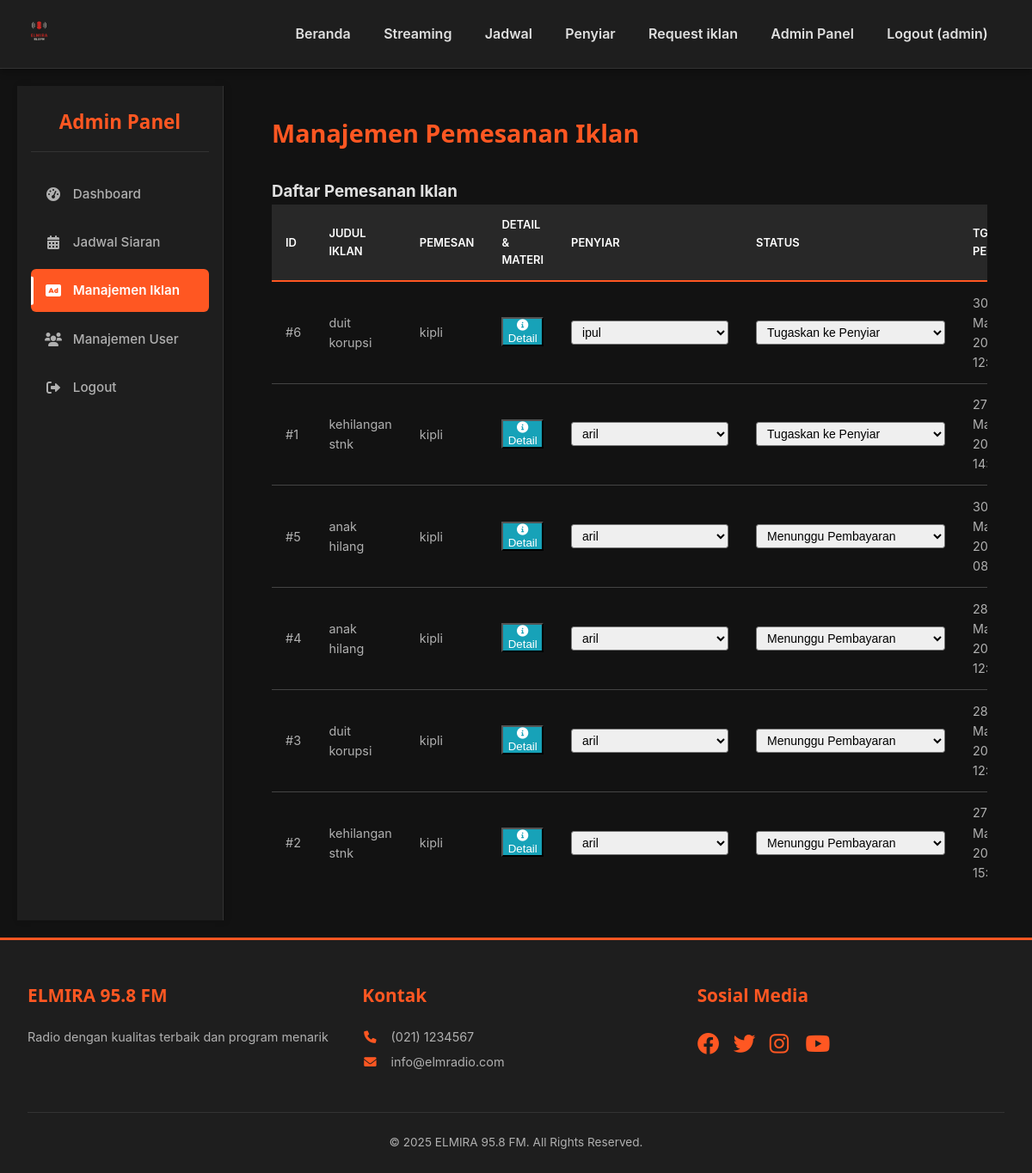
Screenshot of /admin/ads.php (signed in) with the database file from the repository.
### tables this page shows
CREATE TABLE `ad_bookings` (
  `id` int(11) NOT NULL,
  `user_id` int(11) NOT NULL,
  `assigned_penyiar_id` int(11) DEFAULT NULL,
  `ad_title` varchar(255) NOT NULL,
  `ad_content` text NOT NULL,
  `desired_schedule` text DEFAULT NULL,
  `ad_file_listener` varchar(255) DEFAULT NULL,
  `payment_proof_file` varchar(255) DEFAULT NULL,
  `user_payment_notes` text DEFAULT NULL,
  `status` varchar(50) NOT NULL DEFAULT 'pending_admin_confirmation',
  `admin_id` int(11) DEFAULT NULL,
  `broadcaster_id` int(11) DEFAULT NULL,
  `ad_file_broadcaster` varchar(255) DEFAULT NULL,
  `admin_notes` text DEFAULT NULL,
  `broadcaster_notes` text DEFAULT NULL,
  `user_rejection_reason` text DEFAULT NULL,
  `created_at` timestamp NOT NULL DEFAULT current_timestamp(),
  `updated_at` timestamp NOT NULL DEFAULT current_timestamp() ON UPDATE current_timestamp()
);

CREATE TABLE `users` (
  `id` int(11) NOT NULL,
  `username` varchar(50) NOT NULL,
  `password` varchar(255) NOT NULL,
  `email` varchar(100) NOT NULL,
  `role` enum('admin','penyiar','user','owner') NOT NULL,
  `profile_image_url` varchar(255) DEFAULT NULL,
  `created_at` timestamp NOT NULL DEFAULT current_timestamp()
);

### admin/ads.php (the view, shortened to what this page needs)
<?php
require_once '../includes/config.php';
$error_message = '';
$possible_statuses = [
    'pending_payment' => 'Menunggu Pembayaran',
    'pending_admin_confirmation' => 'Verifikasi Pembayaran & Konfirmasi Admin',
    'pending_broadcaster_creation' => 'Tugaskan ke Penyiar',
    'pending_user_confirmation' => 'Materi Siap (Menunggu Konfirmasi Pengguna)',
    'confirmed_by_admin' => 'Disetujui Admin (Siap Tayang)',
    'aired' => 'Sudah Tayang',
    'rejected_admin' => 'Ditolak Admin (Termasuk Pembayaran Tidak Valid)',
    'revision_needed_by_admin' => 'Minta Revisi ke Pengguna',
    'cancelled' => 'Dibatalkan'
];
try {
    $stmt_penyiar = $pdo->query("SELECT id, username FROM users WHERE role = 'penyiar' ORDER BY username ASC");
    $penyiar_list = $stmt_penyiar->fetchAll();
} catch (PDOException $e) {
    $penyiar_list = [];
    $error_message .= " Gagal memuat daftar penyiar: " . $e->getMessage();
    error_log("Admin Ad Bookings - Load Penyiar List Error: " . $e->getMessage());
}
try {
    $stmt_bookings = $pdo->query(
        "SELECT ab.*, u.username AS requester_name, p.username AS assigned_penyiar_name
         FROM ad_bookings ab
         JOIN users u ON ab.user_id = u.id
         LEFT JOIN users p ON ab.assigned_penyiar_id = p.id
         ORDER BY
            CASE ab.status
                WHEN 'pending_admin_confirmation' THEN 1
                WHEN 'pending_payment' THEN 2
                WHEN 'pending_broadcaster_creation' THEN 3
                ELSE 4
            END,
            ab.updated_at DESC"
    );
    $bookings_list = $stmt_bookings->fetchAll();
} catch (PDOException $e) {
    $bookings_list = [];
    $error_message = ($error_message ? $error_message . " | " : "") . "Gagal memuat daftar pemesanan iklan: " . $e->getMessage();
}
include '../includes/header.php';
?>
<div class="admin-dashboard">
    <div class="sidebar">
        <h3>Admin Panel</h3>
        <ul>
            <li><a href="<?php echo BASE_PATH_PREFIX; ?>/admin/dashboard.php"><i class="fas fa-tachometer-alt"></i> Dashboard</a></li>
            <li><a href="<?php echo BASE_PATH_PREFIX; ?>/admin/schedule.php"><i class="fas fa-calendar-alt"></i> Jadwal Siaran</a></li>
            <li class="active"><a href="<?php echo BASE_PATH_PREFIX; ?>/admin/ads.php"><i class="fas fa-ad"></i> Manajemen Iklan</a></li>
            <li><a href="<?php echo BASE_PATH_PREFIX; ?>/admin/users.php"><i class="fas fa-users"></i> Manajemen User</a></li>
            <li><a href="<?php echo rtrim(BASE_PATH_PREFIX, '/'); ?>/includes/auth.php?action=logout"><i class="fas fa-sign-out-alt"></i> Logout</a></li>
        </ul>
    </div>
    <div class="main-content">
        <h2>Manajemen Pemesanan Iklan</h2>
        <h3 style="margin-top: 30px;">Daftar Pemesanan Iklan</h3>
        <div class="table-responsive">
            <table>
                <thead>
                    <tr>
                        <th>ID</th>
                        <th>Judul Iklan</th>
                        <th>Pemesan</th>
                        <th>Detail & Materi</th>
                        <th>Penyiar</th>
                        <th>Status</th>
                        <th>Tgl Pesan</th>
                    </tr>
                </thead>
                <tbody>
                    <?php if (empty($bookings_list)): ?>
                        <tr><td colspan="8" style="text-align: center;">Belum ada data pemesanan iklan.</td></tr>
                    <?php else: ?>
                        <?php foreach ($bookings_list as $booking): ?>
                            <tr>
                                <td>#<?php echo htmlspecialchars($booking['id']); ?></td>
                                <td><?php echo htmlspecialchars($booking['ad_title']); ?></td>
                                <td><?php echo htmlspecialchars($booking['requester_name'] ?? 'N/A'); ?></td>
                                <td>
                                   <button onclick="showModal('modal-content-<?php echo $booking['id']; ?>')" class="btn-action btn-view-script" title="Lihat Detail Lengkap">
                                        <i class="fas fa-info-circle"></i> Detail
                                    </button>
                                </td>
                                <td>
                                    <form action="ads.php" method="POST" style="display: inline-block; min-width:150px;">
                                        <select name="assigned_penyiar_id" title="Tugaskan Penyiar" onchange="this.form.submit()" class="form-control-sm">
                                            <?php foreach ($penyiar_list as $penyiar): ?>
                                                <option value="<?php echo $penyiar['id']; ?>" <?php echo (isset($booking['assigned_penyiar_id']) && $booking['assigned_penyiar_id'] == $penyiar['id']) ? 'selected' : ''; ?>>
                                                    <?php echo htmlspecialchars($penyiar['username']); ?>
                                                </option>
                                            <?php endforeach; ?>
                                        </select>
                                    </form>
                                </td>
                                <td>
                                    <form action="ads.php" method="POST" style="display: inline-block; min-width:200px;">
                                        <select name="new_status" onchange="this.form.submit()" title="Ubah Status Pemesanan" class="form-control-sm">
                                            <?php foreach ($possible_statuses as $status_val => $status_label): ?>
                                                <option value="<?php echo $status_val; ?>" <?php echo ($booking['status'] === $status_val) ? 'selected' : ''; ?>
                                                    <?php
                                                        $disabled = '';
                                                    ?>
                                                    <?php echo $disabled; ?>>
                                                    <?php echo htmlspecialchars($status_label); ?>
                                                </option>
                                            <?php endforeach; ?>
                                        </select>
                                    </form>
                                </td>
                                <td><?php echo $booking['created_at'] ? date('d M Y, H:i', strtotime($booking['created_at'])) : 'N/A'; ?></td>
                            </tr>
                        <?php endforeach; ?>
                    <?php endif; ?>
                </tbody>
            </table>
        </div>
    </div>
</div>
<?php include '../includes/footer.php'; ?>

### assets/css/style.css (style rules this page uses)
:root { --primary-color: #FF5722; --secondary-color: #121212; --accent-color-bright: #03DAC6; --accent-color-text: #FFFFFF; --text-color: #E0E0E0; --text-secondary: #B0B0B0; --card-bg: #1E1E1E; --hover-color: #282828; --focus-ring-color: rgba(255, 87, 34, 0.3); --border-color: #333333; --border-color-light: #444444; --hover-color-table: #2a2a2a; --error-color: #CF6679; --success-color: #66BB6A; --warning-color: #ffc107; --info-color: #17a2b8; --info-color-alt: #fd7e14; --cyan-color: #20c997; --blue-color: #007bff; --secondary-dark-color: #6c757d; --font-main: 'Inter', 'Segoe UI', 'Roboto', 'Helvetica Neue', sans-serif; --font-heading: 'Lexend Deca', 'Segoe UI', 'Roboto', sans-serif; --shadow-sm: 0 2px 4px rgba(0, 0, 0, 0.2); --shadow-md: 0 4px 8px rgba(0, 0, 0, 0.3); --shadow-lg: 0 8px 16px rgba(0, 0, 0, 0.4); --box-shadow-light: 0 1px 3px rgba(0,0,0,0.12), 0 1px 2px rgba(0,0,0,0.24); }
* { box-sizing: border-box; margin: 0; padding: 0; }
html { scroll-behavior: smooth; }
body { font-family: var(--font-main); background-color: var(--secondary-color); color: var(--text-color); line-height: 1.6; padding-top: 80px; display: flex; flex-direction: column; min-height: 100vh; }
.admin-dashboard, .penyiar-dashboard, .owner-dashboard { display: grid; grid-template-columns: 240px 1fr; gap: 1.5rem; width: 100%; flex-grow: 1; min-height: calc(100vh - 80px - 20px - 20px); }
.sidebar { background-color: var(--card-bg); padding: 1.5rem 1rem; box-shadow: 2px 0 8px rgba(0, 0, 0, 0.15); height: 100%; border-right: 1px solid var(--border-color); display: flex; flex-direction: column; }
.sidebar h3 { font-family: var(--font-heading); color: var(--primary-color); margin-bottom: 1.5rem; font-size: 1.4rem; text-align: center; padding-bottom: 1rem; border-bottom: 1px solid var(--border-color); }
.sidebar ul { list-style: none; padding-left: 0; flex-grow: 1; }
.sidebar li { margin-bottom: 0.4rem; }
.sidebar li a { display: flex; align-items: center; padding: 0.8rem 1rem; color: var(--text-secondary); text-decoration: none; border-radius: 6px; transition: all 0.25s ease; font-weight: 500; font-size: 0.95rem; position: relative; }
.sidebar li a::before { content: ''; position: absolute; left: 0; top: 50%; transform: translateY(-50%) scaleY(0); width: 3px; height: 65%; background-color: var(--primary-color); border-radius: 0 2px 2px 0; transition: transform 0.25s ease; }
.sidebar li a i { margin-right: 0.8rem; width: 20px; text-align: center; font-size: 1rem; color: var(--text-secondary); transition: color 0.25s ease; }
.sidebar li.active a { background-color: var(--primary-color); color: var(--accent-color-text); font-weight: 600; }
.sidebar li.active a::before { transform: translateY(-50%) scaleY(1); background-color: var(--accent-color-text); }
.sidebar li.active a i { color: var(--accent-color-text); }
.main-content { padding: 2rem; background-color: var(--secondary-color); height: 100%; overflow-y: auto; }
.main-content h2 { font-family: var(--font-heading); color: var(--primary-color); margin-bottom: 1.8rem; font-size: 1.8rem; }
.table-responsive { overflow-x: auto; width: 100%; }
table { width: 100%; border-collapse: collapse; font-size: 0.9rem; }
table th { background-color: var(--hover-color); color: var(--accent-color-text); padding: 0.8rem 1rem; text-align: left; font-weight: 600; font-size: 0.9em; text-transform: uppercase; border-bottom: 2px solid var(--primary-color); }
table td { padding: 0.8rem 1rem; border-bottom: 1px solid var(--border-color-light); color: var(--text-secondary); transition: background-color 0.2s ease; vertical-align: middle; }
table tr:last-child td { border-bottom: none; }
.btn-view-script { background-color: var(--info-color); color: white; }

### admin/ads.php (style rules this page uses)
td select.form-control-sm { padding: 0.25rem 0.5rem; font-size: 0.875rem; line-height: 1.5; border-radius: 0.2rem; max-width: 220px; vertical-align: middle; }

### rows the page displays
ad_bookings: id "6", ad_title "duit korupsi", user.username "kipli", assigned_penyiar_id "ipul", new_status "Tugaskan ke Penyiar", created_at "30…"
ad_bookings: id "1", ad_title "kehilangan stnk", user.username "kipli", assigned_penyiar_id "aril", new_status "Tugaskan ke Penyiar", created_at "27…"
ad_bookings: id "5", ad_title "anak hilang", user.username "kipli", assigned_penyiar_id "aril", created_at "30…"
ad_bookings: id "4", ad_title "anak hilang", user.username "kipli", assigned_penyiar_id "aril", created_at "28…"
ad_bookings: id "3", ad_title "duit korupsi", user.username "kipli", assigned_penyiar_id "aril", created_at "28…"
ad_bookings: id "2", ad_title "kehilangan stnk", user.username "kipli", assigned_penyiar_id "aril", created_at "27…"

### other values shown
$currentUsername "admin"
form field new_status "Menunggu Pembayaran"
